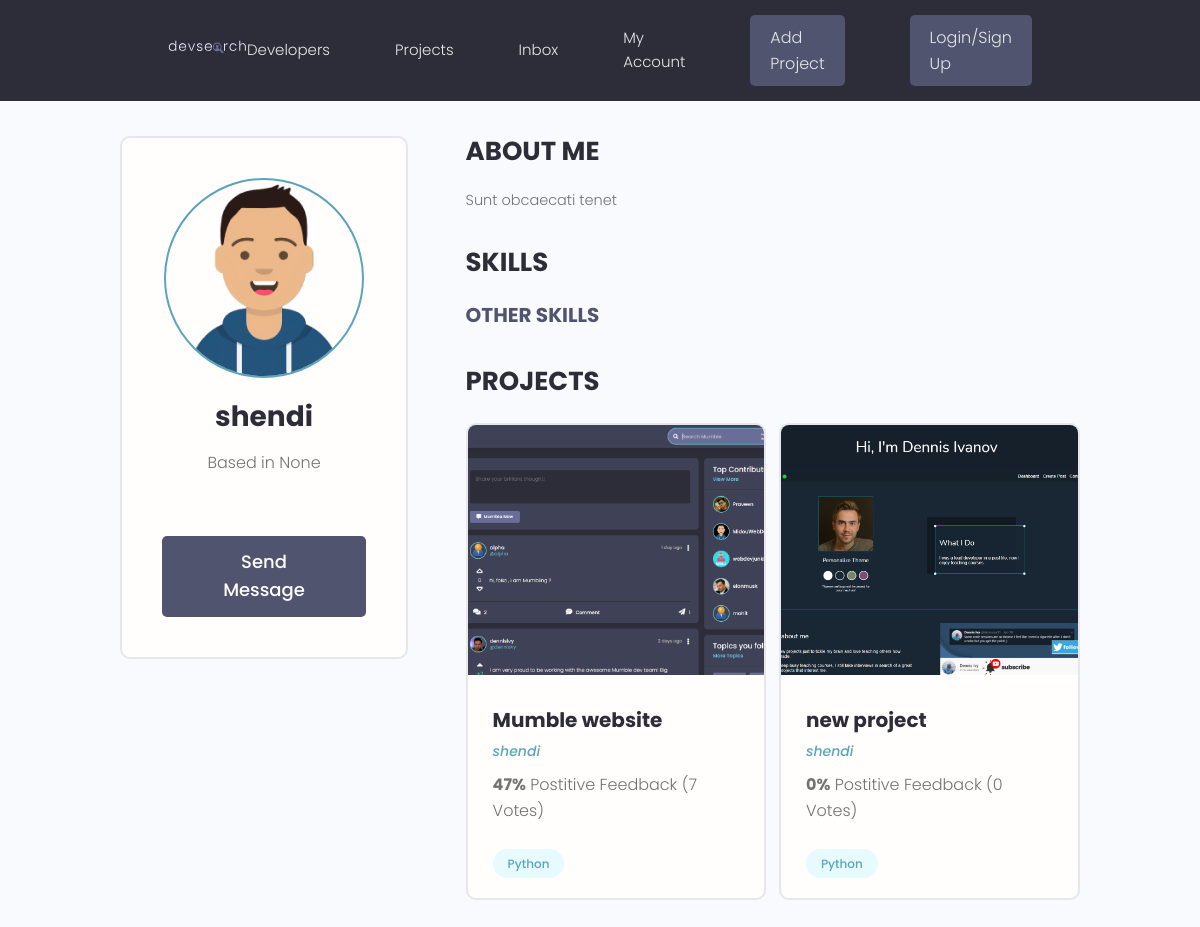
Page /profile/0382f51e-8a32-4f36-8357-fca2e09ba2a9 on the earlier database version.
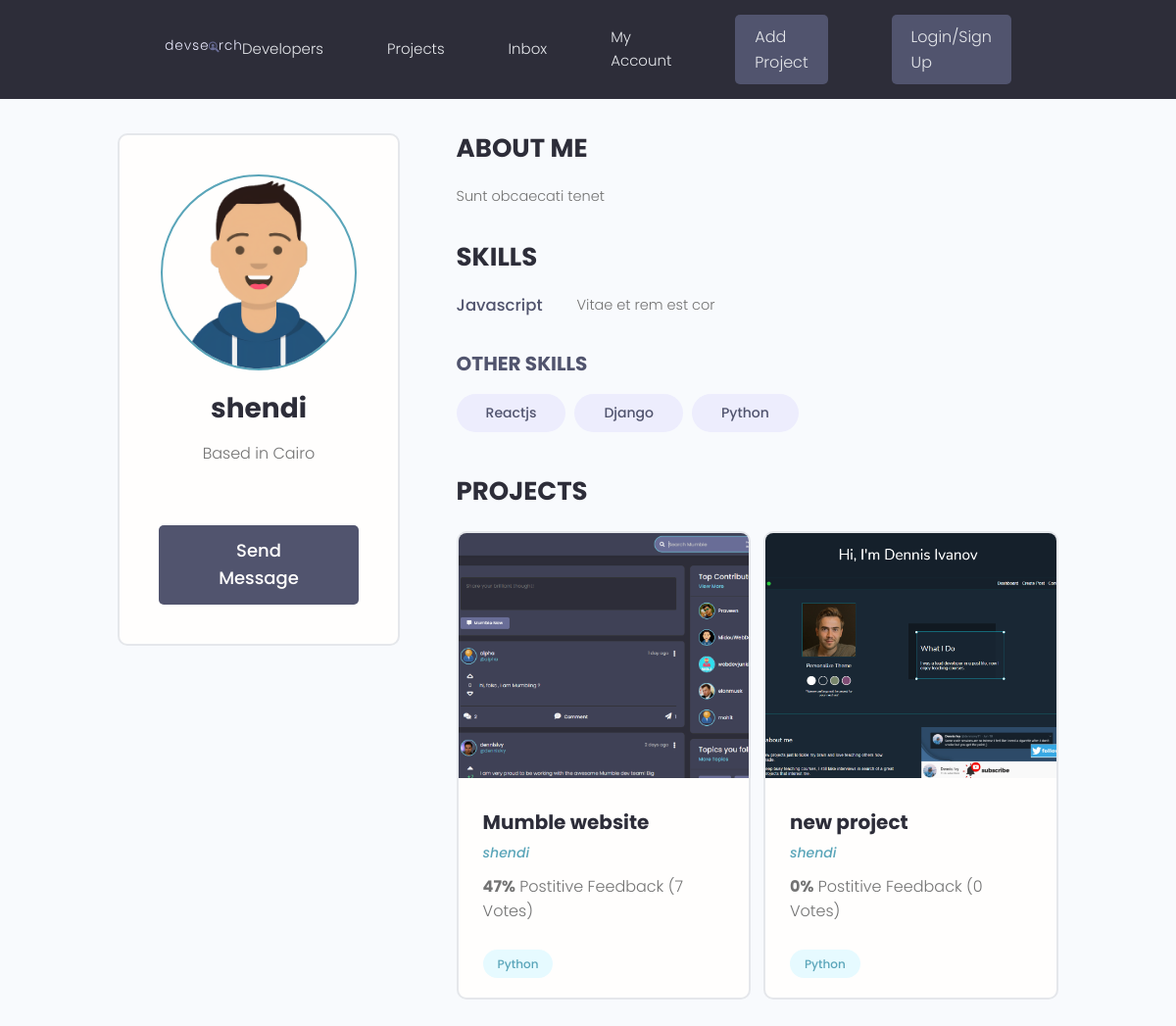
Same page on the later database version.
### users/models.py (models this page shows, shortened)
class Profile(models.Model):
    user = models.OneToOneField(User, on_delete=models.CASCADE)
    name = models.CharField(max_length=200, blank=True, null=True)
    email = models.EmailField(max_length=500, blank=True, null=True)
    username = models.CharField(max_length=200, blank=True, null=True)
    location = models.CharField(max_length=200, blank=True, null=True)
    short_intro = models.CharField(max_length=200, blank=True, null=True)
    bio = models.TextField(blank=True, null=True)
    profile_image = models.ImageField(
        null=True, blank=True, upload_to='profiles/', default='profiles/user-default.png')
    social_github = models.CharField(max_length=255, null=True, blank=True)
    social_twitter = models.CharField(max_length=255, null=True, blank=True)
    social_linkedin = models.CharField(max_length=255, null=True, blank=True)
    social_youtube = models.CharField(max_length=255, null=True, blank=True)
    social_website = models.CharField(max_length=255, null=True, blank=True)
    created = models.DateTimeField(auto_now_add=True)
    id = models.UUIDField(default=uuid.uuid4, unique=True,
                          primary_key=True, editable=False)

class Skill(models.Model):
    owner = models.ForeignKey(
        Profile, on_delete=models.CASCADE, blank=True, null=True)
    name = models.CharField(max_length=200, blank=True, null=True)
    description = models.TextField(blank=True, null=True)
    created = models.DateTimeField(auto_now_add=True)
    id = models.UUIDField(default=uuid.uuid4, unique=True,
                          primary_key=True, editable=False)
    def __str__(self):
        return str(self.name)

### projects/models.py (models this page shows, shortened)
class Project(models.Model):
    owner = models.ForeignKey(
        Profile, null=True, blank=True, on_delete=models.SET_NULL)
    title = models.CharField(max_length=200)
    description = models.TextField(null=True, blank=True)
    featured_image = models.ImageField(
        null=True, blank=True, default="default.jpg")
    demo_link = models.CharField(max_length=2000, null=True, blank=True)
    source_link = models.CharField(max_length=2000, null=True, blank=True)
    tags = models.ManyToManyField("Tag", blank=True)
    vote_total = models.IntegerField(default=0, null=True, blank=True)
    vote_ratio = models.IntegerField(default=0, null=True, blank=True)
    created = models.DateTimeField(auto_now_add=True)
    id = models.UUIDField(default=uuid.uuid4, unique=True, primary_key=True)

class Tag(models.Model):
    name = models.CharField(max_length=200)
    created = models.DateTimeField(auto_now_add=True)
    id = models.UUIDField(default=uuid.uuid4, unique=True,
                          primary_key=True, editable=False)
    def __str__(self):
        return self.name

### users/views.py (the view)
# urls.py: path('profile/<str:pk>', views.profile, name='profile')
def profile(request, pk):
    profile = Profile.objects.get(id=pk)
    context = {'profile': profile}
    return render(request, 'users/profile.html', context)

### users/templates/users/profile.html (shortened to what this page needs)
{% extends 'main.html' %} {% block content %}
<main class="profile my-md">
  <div class="container">
    <div class="layout">
      <div class="column column--1of3">
        <div class="card text-center">
          <div class="card__body dev">
            <img
              class="avatar avatar--xl"
              src="{{profile.profile_image.url}}"
            />
            <h2 class="dev__name">{{profile.name}}</h2>
            <p class="dev__location">Based in {{profile.location}}</p>
            <a href="#" class="btn btn--sub btn--lg">Send Message </a>
          </div>
        </div>
      </div>
      <div class="column column--2of3">
        <div class="devInfo">
          <h3 class="devInfo__title">About Me</h3>
          <p class="devInfo__about">{{profile.bio}}</p>
        </div>
        <div class="devInfo">
          <h3 class="devInfo__title">Skills</h3>
          <div class="devInfo__skills">
            {% for skill in profile.skill_set.all %} {% if skill.description %}
            <div class="devSkill">
              <h4 class="devSkill__title">{{skill}}</h4>
              <p class="devSkill__info">{{skill.description}}</p>
            </div>
            {% endif %} {% endfor %}
            <h3 class="devInfo__subtitle">Other Skills</h3>
            <div class="devInfo__otherSkills">
              {% for skill in profile.skill_set.all %}
              {% if not skill.description %}
              <span class="tag tag--pill tag--sub tag--lg">
                <small>{{skill}}</small>
              </span>
              {% endif %} {% endfor %}
            </div>
          </div>
        </div>
        <div class="devInfo">
          <h3 class="devInfo__title">Projects</h3>
          <div class="grid grid--two">
            {% for project in profile.project_set.all %}
            <div class="column">
              <div class="card project">
                <a href="single-project.html" class="project">
                  <img
                    class="project__thumbnail"
                    src="{{project.featured_image.url}}"
                    alt="project thumbnail"
                  />
                  <div class="card__body">
                    <h3 class="project__title">{{project.title}}</h3>
                    <p>
                      <a
                        class="project__author"
                        href="{% url 'profile' profile.id %}"
                        >{{profile.name}}</a
                      >
                    </p>
                    <p class="project--rating">
                      <span style="font-weight: bold"
                        >{{project.vote_ratio}}%</span
                      >
                      Postitive Feedback ({{project.vote_total}}
                      Vote{{project.vote_total|pluralize:"s"}})
                    </p>
                    <div class="project__tags">
                      {% for tag in project.tags.all %}
                      <span class="tag tag--pill tag--main">
                        <small>{{tag}}</small>
                      </span>
                      {% endfor %}
                    </div>
                  </div>
                </a>
              </div>
            </div>
            {% endfor %}
          </div>
        </div>
      </div>
    </div>
  </div>
</main>
{% endblock content %}

Differences in the rows shown:
changed Profile "shendi": location "None" → "Cairo"
added Skill: name "Javascript", description "Vitae et rem est cor", shown under "SKILLS"
added Skill: name "Reactjs", shown under "OTHER SKILLS"
added Skill: name "Django", shown under "OTHER SKILLS"
added Skill: name "Python", shown under "OTHER SKILLS"
